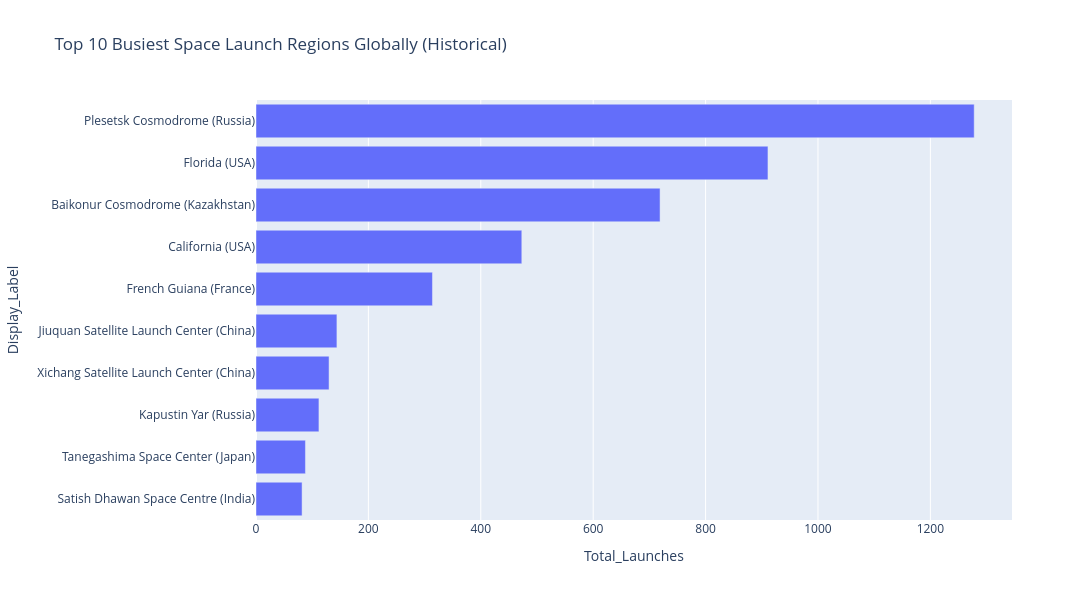

Write notebook code for a chart like this one.
### Code cell
import matplotlib.pyplot as plt

# Grab the top 10 busiest space regions from your aggregated dataframe
top_10_regions = state_launch_counts.head(10).copy()

# Create a clean display label combining State and Country (e.g., "Florida (USA)")
top_10_regions['Display_Label'] = top_10_regions['State'] + ' (' + top_10_regions['Country'] + ')'

# Reverse the order so the absolute #1 region is plotted at the very top of the chart
top_10_regions = top_10_regions.iloc[::-1]



fig = px.bar(top_10_regions, 'Total_Launches','Display_Label', orientation='h', title= 'Top 10 Busiest Space Launch Regions Globally (Historical)')
fig.update_layout(
    width = 1200,
    height = 600)
fig.show()

### Figure 1 — Plotly figure (JSON) as saved in the notebook; plotly's stock layout.template omitted (floating-point values rounded to 4 significant figures)
{"data": [{"hovertemplate": "Total_Launches=%{x}<br>Display_Label=%{y}<extra></extra>", "legendgroup": "", "marker": {"color": "#636efa", "pattern": {"shape": ""}}, "name": "", "orientation": "h", "showlegend": false, "textposition": "auto", "type": "bar", "x": [82, 88, 112, 130, 144, 314, 473, 719, 911, 1278], "xaxis": "x", "y": ["Satish Dhawan Space Centre (India)", "Tanegashima Space Center (Japan)", "Kapustin Yar (Russia)", "Xichang Satellite Launch Center (China)", "Jiuquan Satellite Launch Center (China)", "French Guiana (France)", "California (USA)", "Baikonur Cosmodrome (Kazakhstan)", "Florida (USA)", "Plesetsk Cosmodrome (Russia)"], "yaxis": "y"}], "layout": {"barmode": "relative", "height": 600, "legend": {"tracegroupgap": 0}, "title": {"text": "Top 10 Busiest Space Launch Regions Globally (Historical)"}, "width": 1200, "xaxis": {"anchor": "y", "domain": [0, 1], "title": {"text": "Total_Launches"}}, "yaxis": {"anchor": "x", "domain": [0, 1], "title": {"text": "Display_Label"}}}}
